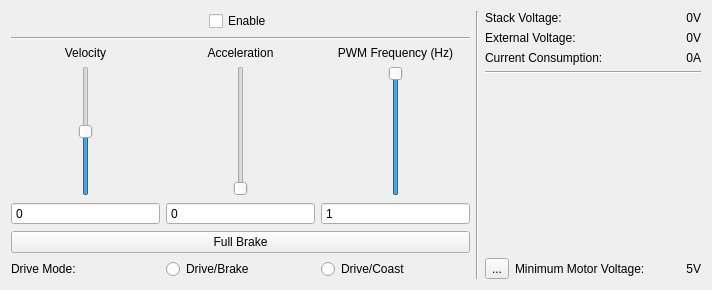
<?xml version="1.0" encoding="UTF-8"?>
<ui version="4.0">
 <class>DC</class>
 <widget class="QWidget" name="DC">
  <property name="geometry">
   <rect>
    <x>0</x>
    <y>0</y>
    <width>712</width>
    <height>290</height>
   </rect>
  </property>
  <property name="windowTitle">
   <string>Form</string>
  </property>
  <layout class="QHBoxLayout" name="horizontalLayout_2">
   <item>
    <layout class="QHBoxLayout" name="horizontal_layout">
     <item>
      <layout class="QVBoxLayout" name="main_vlayout">
       <item>
        <layout class="QHBoxLayout" name="horizontalLayout_8">
         <item>
          <spacer name="horizontalSpacer_2">
           <property name="orientation">
            <enum>Qt::Horizontal</enum>
           </property>
           <property name="sizeHint" stdset="0">
            <size>
             <width>40</width>
             <height>20</height>
            </size>
           </property>
          </spacer>
         </item>
         <item>
          <widget class="QCheckBox" name="enable_checkbox">
           <property name="layoutDirection">
            <enum>Qt::LeftToRight</enum>
           </property>
           <property name="text">
            <string>Enable</string>
           </property>
          </widget>
         </item>
         <item>
          <spacer name="horizontalSpacer">
           <property name="orientation">
            <enum>Qt::Horizontal</enum>
           </property>
           <property name="sizeHint" stdset="0">
            <size>
             <width>40</width>
             <height>20</height>
            </size>
           </property>
          </spacer>
         </item>
        </layout>
       </item>
       <item>
        <widget class="Line" name="line_3">
         <property name="orientation">
          <enum>Qt::Horizontal</enum>
         </property>
        </widget>
       </item>
       <item>
        <layout class="QHBoxLayout" name="horizontalLayout_3">
         <item>
          <layout class="QVBoxLayout" name="verticalLayout">
           <item>
            <widget class="QLabel" name="label">
             <property name="sizePolicy">
              <sizepolicy hsizetype="Preferred" vsizetype="Preferred">
               <horstretch>0</horstretch>
               <verstretch>0</verstretch>
              </sizepolicy>
             </property>
             <property name="text">
              <string>Velocity</string>
             </property>
             <property name="alignment">
              <set>Qt::AlignCenter</set>
             </property>
            </widget>
           </item>
           <item>
            <layout class="QHBoxLayout" name="horizontalLayout_11">
             <item>
              <spacer name="horizontalSpacer_7">
               <property name="orientation">
                <enum>Qt::Horizontal</enum>
               </property>
               <property name="sizeHint" stdset="0">
                <size>
                 <width>40</width>
                 <height>20</height>
                </size>
               </property>
              </spacer>
             </item>
             <item>
              <widget class="QSlider" name="velocity_slider">
               <property name="sizePolicy">
                <sizepolicy hsizetype="Fixed" vsizetype="Expanding">
                 <horstretch>0</horstretch>
                 <verstretch>0</verstretch>
                </sizepolicy>
               </property>
               <property name="minimum">
                <number>-32767</number>
               </property>
               <property name="maximum">
                <number>32767</number>
               </property>
               <property name="pageStep">
                <number>1000</number>
               </property>
               <property name="orientation">
                <enum>Qt::Vertical</enum>
               </property>
              </widget>
             </item>
             <item>
              <spacer name="horizontalSpacer_8">
               <property name="orientation">
                <enum>Qt::Horizontal</enum>
               </property>
               <property name="sizeHint" stdset="0">
                <size>
                 <width>40</width>
                 <height>20</height>
                </size>
               </property>
              </spacer>
             </item>
            </layout>
           </item>
           <item>
            <widget class="QSpinBox" name="velocity_spin">
             <property name="minimumSize">
              <size>
               <width>130</width>
               <height>0</height>
              </size>
             </property>
             <property name="buttonSymbols">
              <enum>QAbstractSpinBox::NoButtons</enum>
             </property>
             <property name="minimum">
              <number>-32767</number>
             </property>
             <property name="maximum">
              <number>32767</number>
             </property>
             <property name="singleStep">
              <number>1000</number>
             </property>
            </widget>
           </item>
          </layout>
         </item>
         <item>
          <layout class="QVBoxLayout" name="verticalLayout_3">
           <item>
            <widget class="QLabel" name="label_2">
             <property name="text">
              <string>Acceleration</string>
             </property>
             <property name="alignment">
              <set>Qt::AlignCenter</set>
             </property>
            </widget>
           </item>
           <item>
            <layout class="QHBoxLayout" name="horizontalLayout_10">
             <item>
              <spacer name="horizontalSpacer_5">
               <property name="orientation">
                <enum>Qt::Horizontal</enum>
               </property>
               <property name="sizeHint" stdset="0">
                <size>
                 <width>40</width>
                 <height>20</height>
                </size>
               </property>
              </spacer>
             </item>
             <item>
              <widget class="QSlider" name="acceleration_slider">
               <property name="sizePolicy">
                <sizepolicy hsizetype="Fixed" vsizetype="Expanding">
                 <horstretch>0</horstretch>
                 <verstretch>0</verstretch>
                </sizepolicy>
               </property>
               <property name="minimum">
                <number>0</number>
               </property>
               <property name="maximum">
                <number>65535</number>
               </property>
               <property name="pageStep">
                <number>1000</number>
               </property>
               <property name="orientation">
                <enum>Qt::Vertical</enum>
               </property>
              </widget>
             </item>
             <item>
              <spacer name="horizontalSpacer_6">
               <property name="orientation">
                <enum>Qt::Horizontal</enum>
               </property>
               <property name="sizeHint" stdset="0">
                <size>
                 <width>40</width>
                 <height>20</height>
                </size>
               </property>
              </spacer>
             </item>
            </layout>
           </item>
           <item>
            <widget class="QSpinBox" name="acceleration_spin">
             <property name="minimumSize">
              <size>
               <width>130</width>
               <height>0</height>
              </size>
             </property>
             <property name="buttonSymbols">
              <enum>QAbstractSpinBox::NoButtons</enum>
             </property>
             <property name="maximum">
              <number>65535</number>
             </property>
             <property name="singleStep">
              <number>1000</number>
             </property>
            </widget>
           </item>
          </layout>
         </item>
         <item>
          <layout class="QVBoxLayout" name="verticalLayout_4">
           <item>
            <widget class="QLabel" name="label_4">
             <property name="text">
              <string>PWM Frequency (Hz)</string>
             </property>
             <property name="alignment">
              <set>Qt::AlignCenter</set>
             </property>
            </widget>
           </item>
           <item>
            <layout class="QHBoxLayout" name="horizontalLayout_7">
             <item>
              <spacer name="horizontalSpacer_3">
               <property name="orientation">
                <enum>Qt::Horizontal</enum>
               </property>
               <property name="sizeHint" stdset="0">
                <size>
                 <width>40</width>
                 <height>20</height>
                </size>
               </property>
              </spacer>
             </item>
             <item>
              <widget class="QSlider" name="frequency_slider">
               <property name="sizePolicy">
                <sizepolicy hsizetype="Fixed" vsizetype="Expanding">
                 <horstretch>0</horstretch>
                 <verstretch>0</verstretch>
                </sizepolicy>
               </property>
               <property name="minimum">
                <number>1</number>
               </property>
               <property name="maximum">
                <number>20000</number>
               </property>
               <property name="pageStep">
                <number>1000</number>
               </property>
               <property name="value">
                <number>20000</number>
               </property>
               <property name="orientation">
                <enum>Qt::Vertical</enum>
               </property>
              </widget>
             </item>
             <item>
              <spacer name="horizontalSpacer_4">
               <property name="orientation">
                <enum>Qt::Horizontal</enum>
               </property>
               <property name="sizeHint" stdset="0">
                <size>
                 <width>40</width>
                 <height>20</height>
                </size>
               </property>
              </spacer>
             </item>
            </layout>
           </item>
           <item>
            <widget class="QSpinBox" name="frequency_spin">
             <property name="minimumSize">
              <size>
               <width>120</width>
               <height>0</height>
              </size>
             </property>
             <property name="buttonSymbols">
              <enum>QAbstractSpinBox::NoButtons</enum>
             </property>
             <property name="minimum">
              <number>1</number>
             </property>
             <property name="maximum">
              <number>20000</number>
             </property>
             <property name="singleStep">
              <number>1000</number>
             </property>
            </widget>
           </item>
          </layout>
         </item>
        </layout>
       </item>
       <item>
        <widget class="QPushButton" name="full_brake_button">
         <property name="text">
          <string>Full Brake</string>
         </property>
        </widget>
       </item>
       <item>
        <layout class="QHBoxLayout" name="horizontalLayout_9">
         <item>
          <widget class="QLabel" name="label_8">
           <property name="sizePolicy">
            <sizepolicy hsizetype="Preferred" vsizetype="Preferred">
             <horstretch>0</horstretch>
             <verstretch>0</verstretch>
            </sizepolicy>
           </property>
           <property name="text">
            <string>Drive Mode:</string>
           </property>
          </widget>
         </item>
         <item>
          <widget class="QRadioButton" name="radio_mode_brake">
           <property name="sizePolicy">
            <sizepolicy hsizetype="Preferred" vsizetype="Fixed">
             <horstretch>0</horstretch>
             <verstretch>0</verstretch>
            </sizepolicy>
           </property>
           <property name="text">
            <string>Drive/Brake</string>
           </property>
          </widget>
         </item>
         <item>
          <widget class="QRadioButton" name="radio_mode_coast">
           <property name="sizePolicy">
            <sizepolicy hsizetype="Preferred" vsizetype="Fixed">
             <horstretch>0</horstretch>
             <verstretch>0</verstretch>
            </sizepolicy>
           </property>
           <property name="text">
            <string>Drive/Coast</string>
           </property>
          </widget>
         </item>
        </layout>
       </item>
      </layout>
     </item>
     <item>
      <widget class="Line" name="line_2">
       <property name="orientation">
        <enum>Qt::Vertical</enum>
       </property>
      </widget>
     </item>
     <item>
      <layout class="QVBoxLayout" name="vertical_layout_right">
       <item>
        <layout class="QHBoxLayout" name="horizontalLayout_5">
         <item>
          <widget class="QLabel" name="label_5">
           <property name="text">
            <string>Stack Voltage:</string>
           </property>
          </widget>
         </item>
         <item>
          <widget class="QLabel" name="stack_voltage_label">
           <property name="text">
            <string>0V</string>
           </property>
           <property name="alignment">
            <set>Qt::AlignRight|Qt::AlignTrailing|Qt::AlignVCenter</set>
           </property>
          </widget>
         </item>
        </layout>
       </item>
       <item>
        <layout class="QHBoxLayout" name="horizontalLayout_4">
         <item>
          <widget class="QLabel" name="label_3">
           <property name="text">
            <string>External Voltage:</string>
           </property>
          </widget>
         </item>
         <item>
          <widget class="QLabel" name="external_voltage_label">
           <property name="text">
            <string>0V</string>
           </property>
           <property name="alignment">
            <set>Qt::AlignRight|Qt::AlignTrailing|Qt::AlignVCenter</set>
           </property>
          </widget>
         </item>
        </layout>
       </item>
       <item>
        <layout class="QHBoxLayout" name="horizontalLayout">
         <item>
          <widget class="QLabel" name="label_6">
           <property name="text">
            <string>Current Consumption:</string>
           </property>
          </widget>
         </item>
         <item>
          <widget class="QLabel" name="current_label">
           <property name="text">
            <string>0A</string>
           </property>
           <property name="alignment">
            <set>Qt::AlignRight|Qt::AlignTrailing|Qt::AlignVCenter</set>
           </property>
          </widget>
         </item>
        </layout>
       </item>
       <item>
        <widget class="Line" name="line">
         <property name="orientation">
          <enum>Qt::Horizontal</enum>
         </property>
        </widget>
       </item>
       <item>
        <spacer name="verticalSpacer">
         <property name="orientation">
          <enum>Qt::Vertical</enum>
         </property>
         <property name="sizeHint" stdset="0">
          <size>
           <width>20</width>
           <height>40</height>
          </size>
         </property>
        </spacer>
       </item>
       <item>
        <layout class="QHBoxLayout" name="horizontalLayout_6">
         <item>
          <widget class="QToolButton" name="minimum_voltage_button">
           <property name="text">
            <string>...</string>
           </property>
          </widget>
         </item>
         <item>
          <widget class="QLabel" name="label_7">
           <property name="text">
            <string>Minimum Motor Voltage:</string>
           </property>
          </widget>
         </item>
         <item>
          <widget class="QLabel" name="minimum_voltage_label">
           <property name="minimumSize">
            <size>
             <width>50</width>
             <height>0</height>
            </size>
           </property>
           <property name="text">
            <string>5V</string>
           </property>
           <property name="alignment">
            <set>Qt::AlignRight|Qt::AlignTrailing|Qt::AlignVCenter</set>
           </property>
          </widget>
         </item>
        </layout>
       </item>
      </layout>
     </item>
    </layout>
   </item>
  </layout>
 </widget>
 <resources/>
 <connections/>
</ui>
